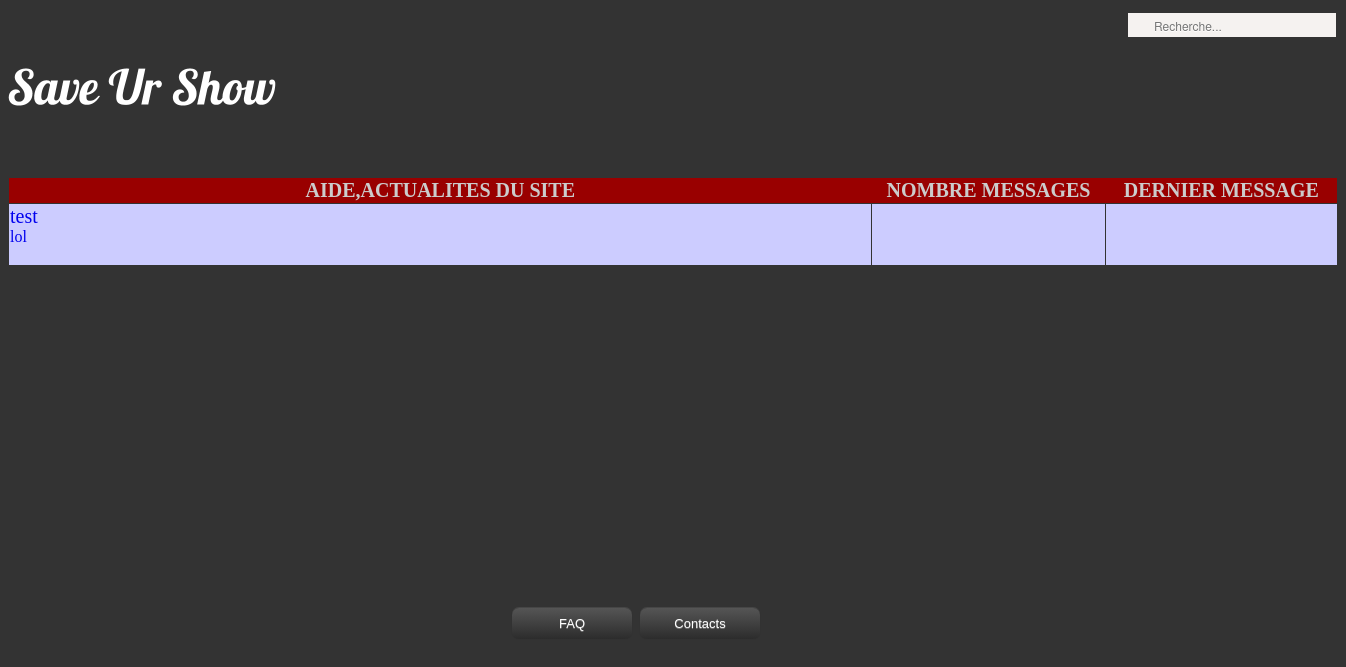
Screenshot of /SaveUrShow/index.php?page=sous_categ1 with the database file from the repository.
### tables this page shows
CREATE TABLE IF NOT EXISTS `sous_categorie_forum` (
  `ID` int(11) NOT NULL AUTO_INCREMENT,
  `sous_categorie_forum` varchar(45) DEFAULT NULL,
  `categorie_forum_ID` int(11) NOT NULL,
  PRIMARY KEY (`ID`),
  KEY `fk_sous_categorie_forum_categorie_forum1_idx` (`categorie_forum_ID`)
);

### SaveUrShow/controleurs/sous_categ1.php (called while the page is built)
<?php
include('vues/vue_sous_categ1.php');
?>

### SaveUrShow/vues/vue_sous_categ1.php (the view, shortened to what this page needs)
<head>
<link rel="stylesheet" href="ressources/style_forum.css" type="text/css" media="screen" />
</head>
<body>
<header>
	<form id="search" method="post">
	<div class="btn-left-loupe"></div>
	<input class="search_data" name="saisie" type="text" placeholder="Recherche..." required />
	<input class="btn-right-fleche" name="go" type="submit"  value="" />
	</form>
	<a href= "?page=accueil"> <img src=ressources/image/Titre.png alt= "nom logo" /></a>
</header>
<nav>
	<table class= "tableforum">
			<thead>
				<tr class= "categforum1">
					<th> AIDE,ACTUALITES DU SITE </th>
					<th> NOMBRE MESSAGES </th>
					<th> DERNIER MESSAGE </th>
				</tr>
			</thead>
			<tbody>
				<tr>
					<td class="cellule"> <div class="rubrique1"> <?php $reponse = $bdd->query('SELECT sous_categorie_forum  FROM sous_categorie_forum WHERE categorie_forum_ID =1 ORDER BY ID DESC');
while ($donnees = $reponse->fetch())
{
	 echo '<a href= "?page=messageforum&post='.$donnees['sous_categorie_forum'].'" style="text-decoration:none">'.$donnees['sous_categorie_forum'] . '<br /></div></a>';
}
?>
									</td>
					<td class="cellule">  </td>
					<td class="cellule">  </a></td>
				</tr>
			</tbody>
		</table>
</nav>
<footer>
	<div id ="footer">
				<a href="#" class="boutonforum"  style="text-decoration:none"><div class="faqcontact">FAQ</div></a></li>
				<a href="#" class= "boutonforum"  style="text-decoration:none"><div class="faqcontact">Contacts</div></a></li>
	</div>
</footer>
</body>

### SaveUrShow/ressources/style_forum.css (style rules this page uses)
body { background-color: #333333; }
#search { width:208px; height:24px; background:#F5F2F0; position: relative; top: 5%; left:1120px; }
#search .btn-left-loupe { display:block; background:url("loupe.png") no-repeat 0 0; width:24px; height:24px; float:right; }
#search .btn-right-fleche { display:block; background:url("ok.gif") no-repeat 0 0; width:24px; height:24px; float:left; margin:3px 0 0 }
#search input { outline:0; border:0 }
#search input[type=text] { display:block; font:300 12px HelveticaNeue-Light, "Helvetica Neue Light", "Helvetica Neue", Helvetica, Arial, "Lucida Grande", sans-serif; background:none; text-shadow:0 1px white; float:right; height:24px; width:160px; line-height:25px; color:#666; margin:0 }
div#footer { margin: 200px 0px 0px 504px; width: 770px ; height: 50px ; border: 0px #000000 solid; clear: both; display: block ; text-align: center; color: white ; position:relative; }
header { position: relative; top: 0%; height:100px; color:blue; }
nav { position:relative; top: 5%; height: 300px; }
.boutonforum { padding:8px 0; text-align:center; display: inline-block; float:left; position: relative; margin:0 8px 0 0; border-radius:7px; font-size: 0.85em; width:120px; color:#000; font-family: Arial,sans-serif; box-shadow: 0 0 1px rgba( 0, 0, 0, 0.2), 0 -1px 0 rgba( 255, 255, 255, 0.1); text-shadow: 0px 1px 0px rgba( 255, 255, 255, 0.3); }
.boutonforum, .boutonforum:active { background: #444; background: linear-gradient( #555, #2C2C2C); background: -webkit-linear-gradient( #555, #2C2C2C); background: -moz-linear-gradient( #555, #2C2C2C); background: -ms-linear-gradient( #555, #2C2C2C); background: -o-linear-gradient( #555, #2C2C2C); background: linear-gradient( #555, #2C2C2C); }
.faqcontact { color:white; font-size:small; font-style: Patrick hand sc; text-decoration: none; }
.cellule { border: 1px solid black; background-color: #CCCCFF; border-color:#333333 ; width: 20%; }
.tableforum { border-collapse: collapse; border-radius: 7px; width: 100%; height:20%; position: relative; left :0%; top:10%; }
.categforum1 { border: 1px solid black; border-color:#333333 ; background-color: #990000; font-size: 20px; font-family: Sofadi one; color: #CCCCCC; }
.rubrique1 { color:#990000; font-size: 20px; font-family:Sofadi one; text-decoration: none; width: 860px; }

### rows the page displays
sous_categorie_forum: sous_categorie_forum "test"
sous_categorie_forum: sous_categorie_forum "lol"
